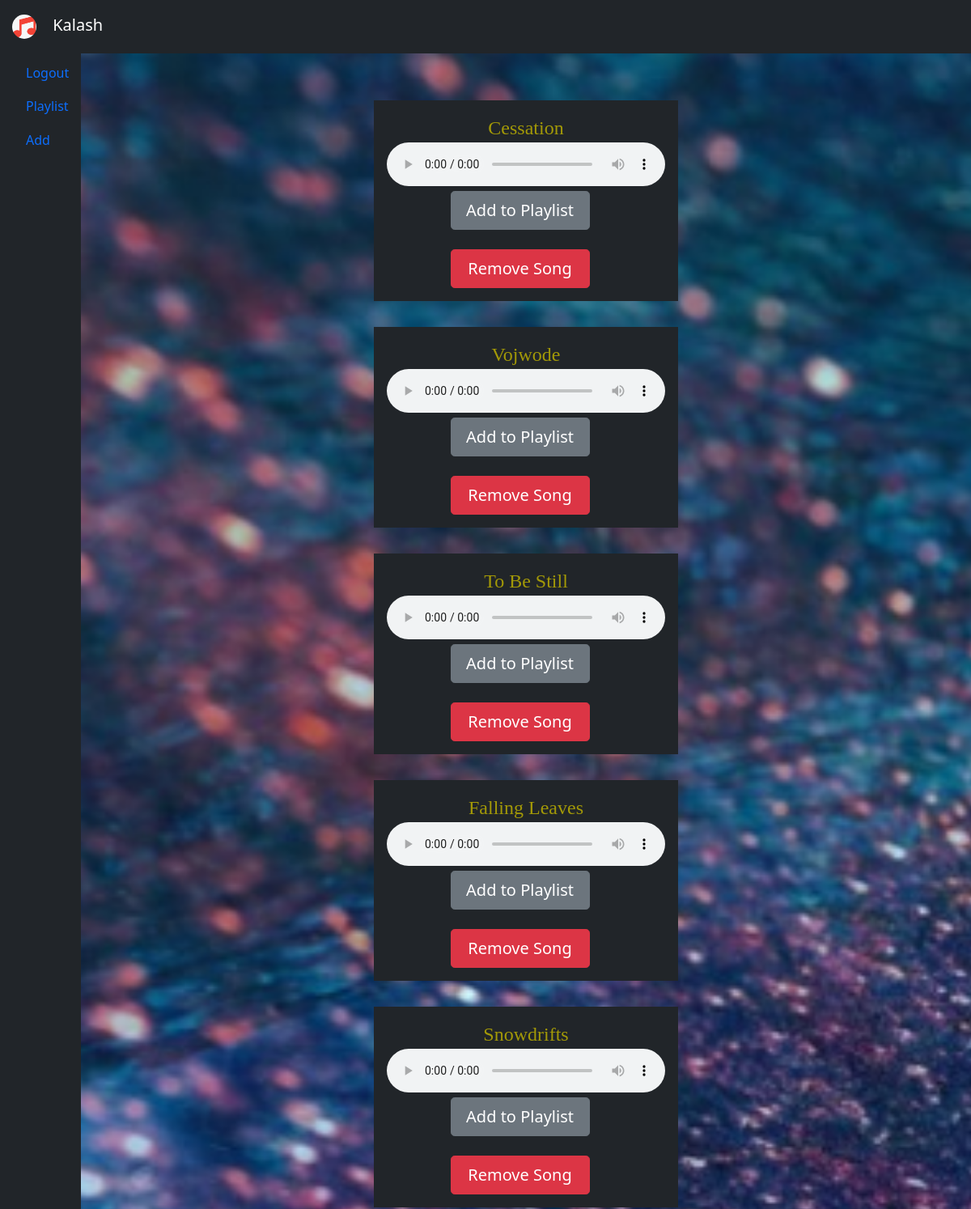
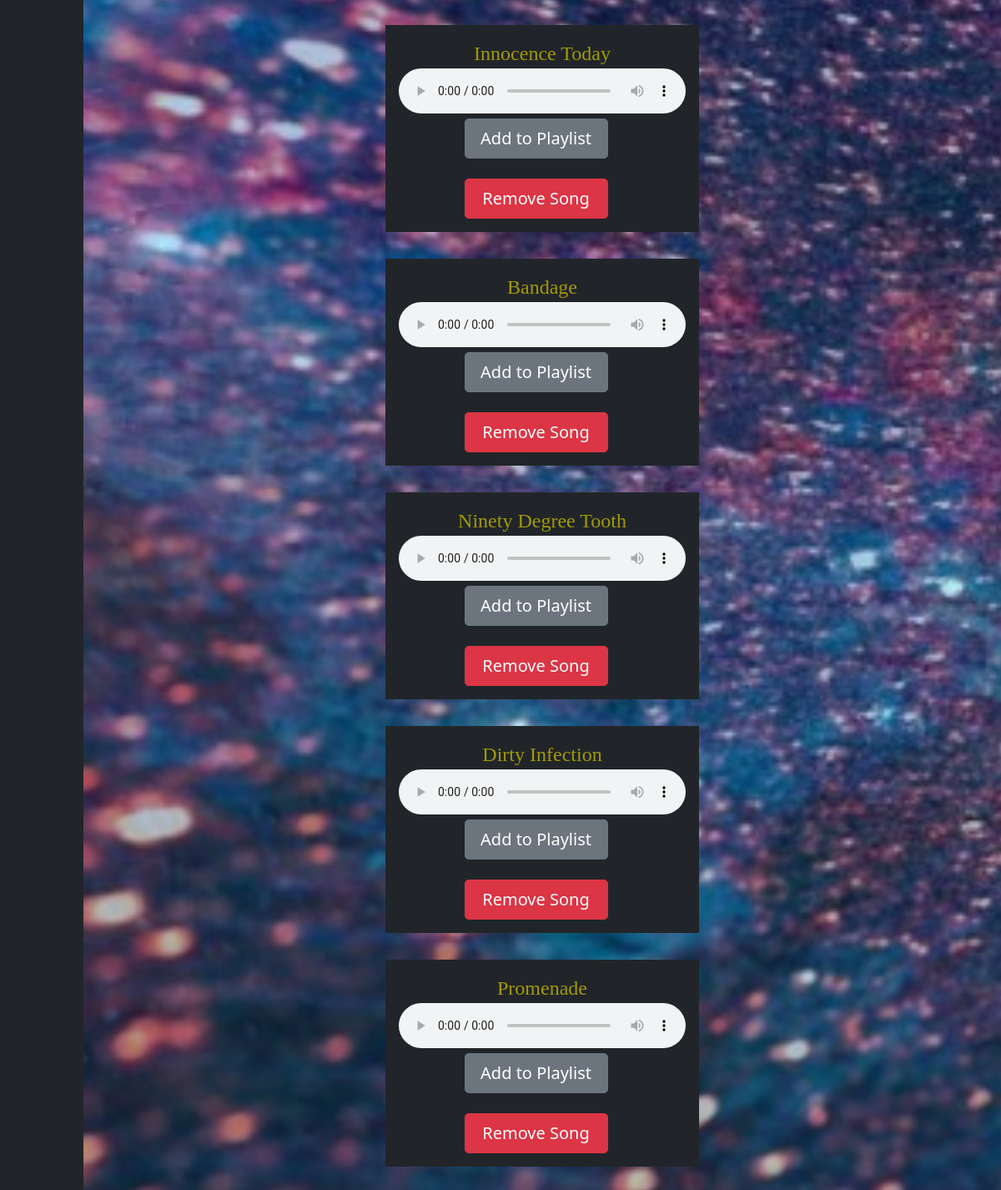
/home/1, run on the app's committed database (2 pictures, top to bottom).
### app.py (models this page shows)
class User(db.Model):
    id = db.Column(db.Integer, primary_key = True)
    username = db.Column(db.String(10), nullable = False)
    password = db.Column(db.String(10), nullable = False)
    playlists = db.relationship('Playlist', backref='user')

class Song(db.Model):
    id = db.Column(db.Integer, primary_key = True)
    song_name = db.Column(db.String(50), nullable = False)
    file_path = db.Column(db.String(100), nullable = False)
    artist_id = db.Column(db.Integer, db.ForeignKey('artist.id'))
    album_id = db.Column(db.Integer, db.ForeignKey('album.id'))
    playlists = db.relationship('Playlist', backref='song')
    genres = db.relationship('Genre', secondary=genre_types, backref=db.backref('songs', lazy='dynamic'))

### app.py (the view)
@app.route('/home/<int:id>')
def home(id):
    songs = Song.query.all()
    user = User.query.get_or_404(id)
    return render_template('home.html', songs = songs, user = user)

### templates/home.html (shortened to what this page needs)
{% extends 'base.html' %}
{% block body %}
    <div class="header fixed-top">
        <nav class="navbar navbar-fixed-top navbar-dark bg-dark">
            <a class="navbar-brand">
                <img src="{{url_for('static',filename='images/music_note.png')}}" width=30px height=30px>
               {{user.username}}
            </a>
        </nav>
    </div>
    <div class="container-fluid">
            <div class="row flex-nowrap">
        <div class="col-auto col-md-2 col-xl-1 col-2 bg-dark">
            <div class="d-flex flex-column align-items-center align-items-sm-start px-3 pt-2 text-white min-vh-100">
                <ul class="nav nav-pills flex-column mb-sm-auto align-middle align-items-sm-start" id="menu">
                    <li class="nav-item">
                        <a href="/" class="nav-link align-middle px-0">
                             <span class="ms-1 d-none d-sm-inline align-middle">Logout</span>
                        </a>
                    </li>
                    <li>
                        <a href="/playlist/{{user.id}}" data-bs-toggle="collapse" class="nav-link  align-middle px-0">
                        <span class="ms-1 d-none d-sm-inline align-middle">Playlist</span> </a>
                    </li>
                    <li>
                        <a href="/upload" data-bs-toggle="collapse" class="nav-link  align-middle px-0">
                        <span class="ms-1 d-none d-sm-inline align-middle">Add</span> </a>
                    </li>
                </ul>
            </div>
        </div>
        <div class="col-auto col-md-4 container margin">
                {% for song in songs %}
                <div class="p-3 mb-2 bg-dark text-dark">
                    <a class="songs" href="/details/{{song.id}}">{{ song.song_name }}</a>
                    <audio controls="controls" src="{{ song.file_path }}"></audio>
                    <form action="/playlist/{{user.id}}" method="POST">
                        <button class="w-50 btn btn-lg btn-secondary" type="submit">Add to Playlist</button>
                    </form>
                    <br>
                    <form action = "/deleteSong" method = "POST">
                        <button class="w-50 btn btn-lg btn-danger" type="submit">Remove Song</button>
                    </form>
                </div>
                <br>
                {% endfor %}
            </div>
        </div>
    </div>
{% endblock %}

### templates/base.html (shortened to what this page needs)
<!DOCTYPE html>
<html lang="en">
<head>
    <link href="https://cdn.jsdelivr.net/npm/bootstrap@5.1.3/dist/css/bootstrap.min.css" rel="stylesheet">
    <link rel="stylesheet" href="{{ url_for('static', filename='css/main.css') }}">
</head>
<body class="text-center">
    {% block body %}{% endblock%}
</body>
</html>

### static/css/main.css (style rules this page uses)
body { align-items: center; background-image: url('/static/images/back.jpeg'); background-repeat: none; display:fill; width:100%; height:100%; background-size: cover; }
img { border-radius:15px; }
.header { z-index: 10; width:100%; height:60px; background-color:#282C35; }
img { margin:5px 15px; }
a { color:rgb(22, 35, 110); }
.row { margin-top:60px; }
audio { width:100%; }
button { margin-right:15px; }
.margin { margin-top: 64px; }
.songs { color:rgb(163, 153, 7); font-family: fantasy; font-size: 24px; text-decoration: none; }

### data on the page
User: username "Kalash"
Song: song_name "Cessation"
Song: song_name "Vojwode"
Song: song_name "To Be Still"
Song: song_name "Falling Leaves"
Song: song_name "Snowdrifts"
Song: song_name "Innocence Today"
Song: song_name "Bandage"
Song: song_name "Ninety Degree Tooth"
Song: song_name "Dirty Infection"
Song: song_name "Promenade"
